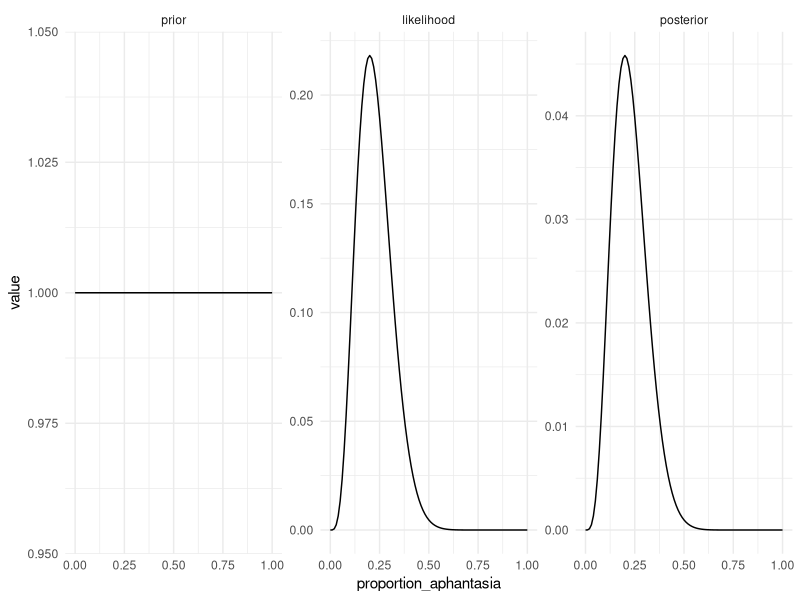

The R script that drew this image:
library(tidyverse)

## Data
sample_size <- 20
people_with_aphantasia <- 4

## Grid approximation

# 1. Define grid of proportions you want to asses the probability of
possible_aphantasia_in_population <- seq(from=0, to=1, by=0.01)
# 2. Compute the probability of the sample at each point in the grid (Likelihood)
probability_sample <- dbinom(people_with_aphantasia, size = sample_size, prob = possible_aphantasia_in_population)
# 3. Solve Bayes theorem
aphantasia_prior <- rep(1, length(possible_aphantasia_in_population))
# aphantasia_prior <- dbeta(possible_aphantasia_in_population, shape1 = 1, shape2 = 5)
aphantasia_posterior_raw <- probability_sample * aphantasia_prior
aphantasia_posterior_corrected <- aphantasia_posterior_raw / sum(aphantasia_posterior_raw)


# Show process
aphantasia_model <- tibble(
    proportion_aphantasia = possible_aphantasia_in_population,
    prior = aphantasia_prior,
    likelihood = probability_sample,
    posterior = aphantasia_posterior_corrected
) |>
    pivot_longer(
        !proportion_aphantasia,
        names_to = "component",
        values_to = "value"
    ) |>
    mutate(component = factor(component, levels = c("prior", "likelihood", "posterior")))

aphantasia_model |>
    ggplot(aes(x=proportion_aphantasia, y=value)) +
    geom_line() +
    facet_wrap(~component,  scales = "free") +
    theme_minimal()
